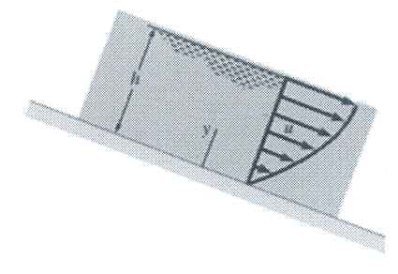
#> input picture 27082019/Captura.PNG, 398 x 274 px
$ python 000610.py   (Python 2 division)
#> lines starting #> are read from the running program, lines starting #| are printed output that depends on the picture; long printed decimals are rounded
import numpy as np
from skimage import io
import matplotlib.pyplot as plt
photo = io.imread("Captura.PNG")
#> photo is the input picture: shape (274, 398, 4); mean R, G, B, A 228.8, 231.5, 233.4, 255
print type(photo)
#| <class 'numpy.ndarray'>

print photo.shape
#| (274, 398, 4)
plt.imshow(photo)

plt.imshow(photo[::-1])
plt.show()
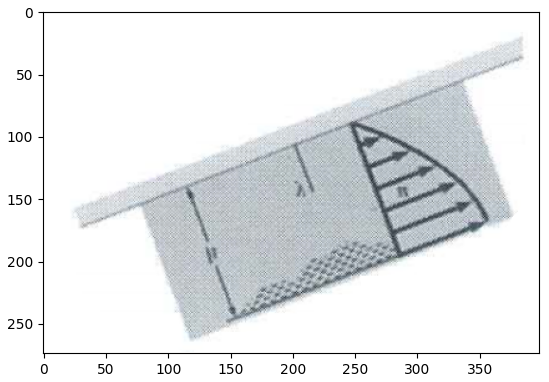
#> figure drawn by matplotlib, 1 panel
plt.imshow(photo[:,::-1])
plt.show()
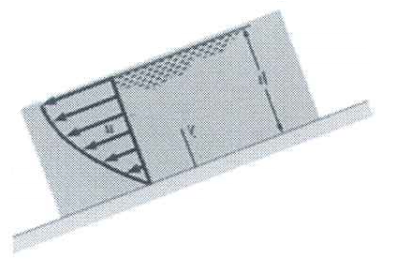
#> shown: shape (274, 398, 4); mean R, G, B, A 228.8, 231.5, 233.4, 255
plt.imshow(photo[50:150, 150:280])
plt.show()
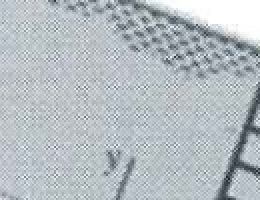
#> shown: shape (100, 130, 4) (shown 2 times larger); mean R, G, B, A 181.7, 189.2, 193.9, 255
plt.imshow(photo[::2,::2])

photo_sin = np.sin(photo)
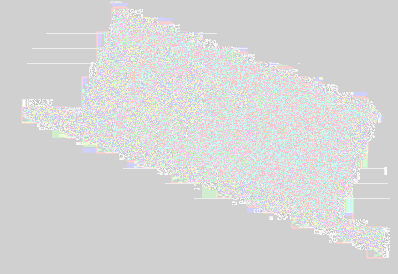
#> photo_sin: shape (274, 398, 4) float16; mean R, G, B, A -0.289, -0.29, -0.289, -0.507; transparent parts drawn white
print photo_sin
#> (printed output is left out)

print np.sum(photo)
#| 103461048
print np.prod(photo)
#| 0
print np.mean(photo)
#| 237.183
print np.std(photo)
#| 34.027
print np.var(photo)
#| 1157.867
print np.min(photo)
#| 15
print np.max(photo)
#| 255
print np.argmin(photo)
#| 197880
print np.argmax(photo)
#| 0

z = np.array([1,2,3,4,5])
print z < 3
print z > 3
print z[z > 3]

photo_masked = np.where(photo > 100, 255, 0)
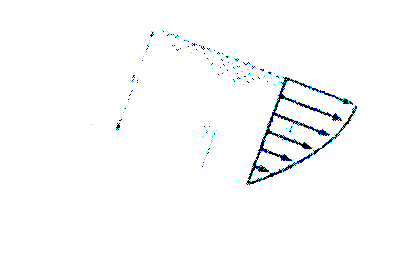
#> photo_masked: shape (274, 398, 4) int64; mean R, G, B, A 250.7, 251.6, 252.3, 255
plt.imshow(photo_masked)

a_array = np.array([1,2,3,4,5])
b_array = np.array([6,7,8,9,10])
print a_array + b_array
print a_array + 30
print a_array * b_array
print a_array * 10

plt.imshow(photo[:,:,0].T) #gira la imagen
x = np.array([2,1,4,3,5])
print np.sort(x) #ordena los valores dentro del arreglo
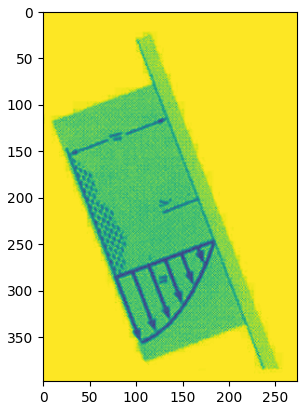
#> figure drawn by matplotlib, 1 panel
